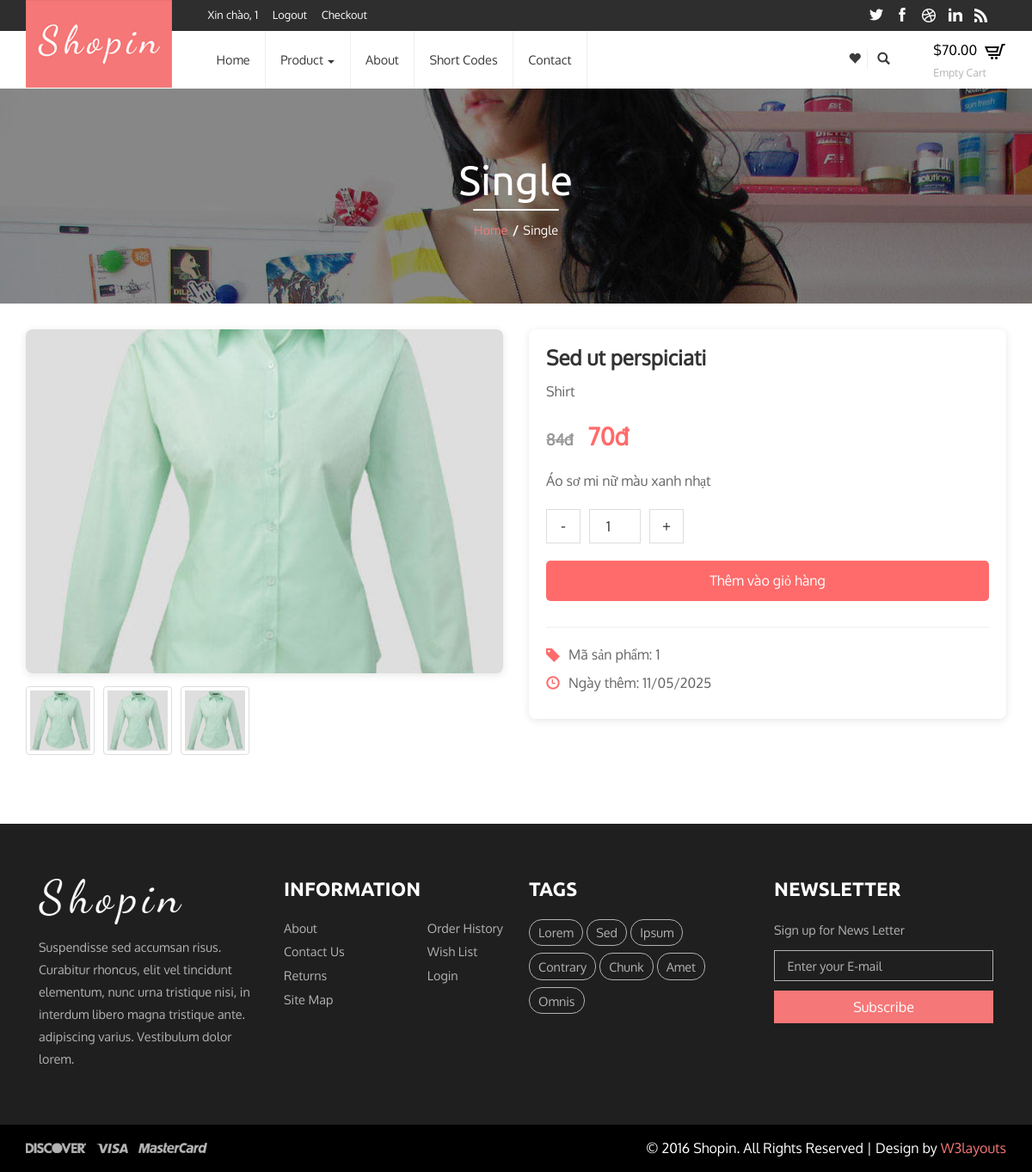
The app's page /single.php?id=1 (signed in) with its own data.
### tables this page shows
CREATE TABLE `products` (
  `id` int(10) UNSIGNED NOT NULL,
  `name` varchar(255) NOT NULL,
  `category` varchar(100) DEFAULT NULL,
  `gender` enum('Men','Women','Kids') DEFAULT 'Men',
  `price` decimal(10,2) NOT NULL,
  `image` varchar(255) DEFAULT NULL,
  `description` text DEFAULT NULL,
  `created_at` timestamp NOT NULL DEFAULT current_timestamp()
);

### cart_total.php (called while the page is built, shortened)
<?php
require_once 'db.php';
$user_id = $_SESSION['user_id'] ?? 0;
$total_price = 0;
if ($user_id) {
    $stmt = $pdo->prepare('SELECT * FROM cart WHERE user_id = ?');
    $stmt->execute([$user_id]);
    $cart_items = $stmt->fetchAll();
    foreach ($cart_items as $item) {
        $total_price += $item['price'] * $item['quantity'];
    }
}
?>

### single.php (the view, shortened to what this page needs)
<?php
require_once 'cart_total.php';
require_once 'db.php';
$product_id = $_GET['id'] ?? 0;
$stmt = $pdo->prepare('SELECT * FROM products WHERE id = ?');
$stmt->execute([$product_id]);
$product = $stmt->fetch();
?>
<!DOCTYPE html>
<html>
<head>
<link href="css/bootstrap.css" rel="stylesheet" type="text/css" media="all" />
<link href="css/style.css" rel="stylesheet" type="text/css" media="all" />
<link href="css/style4.css" rel="stylesheet" type="text/css" media="all" />
	<link rel="stylesheet" href="css/jstarbox.css" type="text/css" media="screen" charset="utf-8" />
</head>
<body>
<div class="header">
<div class="container">
		<div class="head">
			<div class=" logo">
				<a href="index.php"><img src="images/logo.png" alt=""></a>
			</div>
		</div>
	</div>
	<div class="header-top">
		<div class="container">
		<div class="col-sm-5 col-md-offset-2  header-login">
					<ul >
						<?php if (!empty($_SESSION['user_id']) && !empty($_SESSION['user_name'])): ?>
							<li><a href="#" style="color:#fff; text-decoration:none;">Xin chào, <?php echo htmlspecialchars($_SESSION['user_name'] ?? ''); ?></a></li>
							<li><a href="logout.php">Logout</a></li>
							<li><a href="checkout.php">Checkout</a></li>
						<?php else: ?>
							<li><a href="login.php">Login</a></li>
							<li><a href="register.php">Register</a></li>
							<li><a href="checkout.php">Checkout</a></li>
						<?php endif; ?>
					</ul>
				</div>
			<div class="col-sm-5 header-social">
					<ul >
						<li><a href="#"><i></i></a></li>
						<li><a href="#"><i class="ic1"></i></a></li>
						<li><a href="#"><i class="ic2"></i></a></li>
						<li><a href="#"><i class="ic3"></i></a></li>
						<li><a href="#"><i class="ic4"></i></a></li>
					</ul>
			</div>
				<div class="clearfix"> </div>
		</div>
		</div>
		<div class="container">
			<div class="head-top">
		 <div class="col-sm-8 col-md-offset-2 h_menu4">
				<nav class="navbar nav_bottom" role="navigation">
    <div class="collapse navbar-collapse" id="bs-megadropdown-tabs">
        <ul class="nav navbar-nav nav_1">
            <li><a class="color" href="index.php">Home</a></li>
            <li class="dropdown mega-dropdown">
                <a href="#" class="color dropdown-toggle" data-toggle="dropdown">Product <span class="caret"></span></a>
            </li>
            <li><a class="color4" href="404.php">About</a></li>
            <li><a class="color5" href="typo.php">Short Codes</a></li>
            <li ><a class="color6" href="contact.php">Contact</a></li>
        </ul>
     </div>
</nav>
			</div>
			<div class="col-sm-2 search-right">
				<ul class="heart">
				<li>
				<a href="wishlist.php" >
				<span class="glyphicon glyphicon-heart" aria-hidden="true"></span>
				</a></li>
				<li><a class="play-icon popup-with-zoom-anim" href="#small-dialog"><i class="glyphicon glyphicon-search"> </i></a></li>
					</ul>
					<div class="cart box_1">
						<a href="checkout.php">
						<h3>
							<div class="total">
								<span>$<?php echo number_format($total_price, 2); ?></span>
							</div>
							<img src="images/cart.png" alt=""/>
						</h3>
						</a>
						<p><a href="javascript:;" class="simpleCart_empty">Empty Cart</a></p>
					</div>
					<div class="clearfix"> </div>
			<link href="css/popuo-box.css" rel="stylesheet" type="text/css" media="all"/>
			</div>
			<div class="clearfix"></div>
		</div>
	</div>
</div>
<div class="banner-top">
	<div class="container">
		<h1>Single</h1>
		<em></em>
		<h2><a href="index.php">Home</a><label>/</label>Single</h2>
	</div>
</div>
<div class="product-detail">
    <div class="container">
        <div class="row">
            <div class="col-md-6">
                <div class="product-images">
                    <img src="<?php echo htmlspecialchars($product['image']); ?>" alt="<?php echo htmlspecialchars($product['name']); ?>" class="main-image">
                    <div class="thumbnail-images">
                        <img src="<?php echo htmlspecialchars($product['image']); ?>" alt="Thumbnail 1" class="thumbnail">
                        <img src="<?php echo htmlspecialchars($product['image']); ?>" alt="Thumbnail 2" class="thumbnail">
                        <img src="<?php echo htmlspecialchars($product['image']); ?>" alt="Thumbnail 3" class="thumbnail">
                    </div>
                </div>
            </div>
            <div class="col-md-6">
                <div class="product-info">
                    <h1 class="product-title"><?php echo htmlspecialchars($product['name']); ?></h1>
                    <div class="product-category"><?php echo htmlspecialchars($product['category']); ?></div>
                    <div class="product-price">
                        <span class="old-price"><?php echo number_format($product['price'] * 1.2, 0); ?>đ</span>
                        <?php echo number_format($product['price'], 0); ?>đ
                    </div>
                    <div class="product-description">
                        <?php echo nl2br(htmlspecialchars($product['description'] ?? 'Chưa có mô tả sản phẩm')); ?>
                    </div>
                    <form method="post">
                        <div class="quantity-selector">
                            <button type="button" onclick="decreaseQuantity()">-</button>
                            <input type="number" name="quantity" id="quantity" value="1" min="1">
                            <button type="button" onclick="increaseQuantity()">+</button>
                        </div>
                        <button type="submit" name="add_to_cart" class="add-to-cart">Thêm vào giỏ hàng</button>
                    </form>
                    <div class="product-meta">
                        <div class="meta-item">
                            <i class="glyphicon glyphicon-tag"></i>
                            <span>Mã sản phẩm: <?php echo $product['id']; ?></span>
                        </div>
                        <div class="meta-item">
                            <i class="glyphicon glyphicon-time"></i>
                            <span>Ngày thêm: <?php echo date('d/m/Y', strtotime($product['created_at'])); ?></span>
                        </div>
                    </div>
                </div>
            </div>
        </div>
    </div>
</div>
	<div class="footer">
	<div class="footer-middle">
				<div class="container">
					<div class="col-md-3 footer-middle-in">
						<a href="index.php"><img src="images/log.png" alt=""></a>
						<p>Suspendisse sed accumsan risus. Curabitur rhoncus, elit vel tincidunt elementum, nunc urna tristique nisi, in interdum libero magna tristique ante. adipiscing varius. Vestibulum dolor lorem.</p>
					</div>
					<div class="col-md-3 footer-middle-in">
						<h6>Information</h6>
						<ul class=" in">
							<li><a href="404.php">About</a></li>
							<li><a href="contact.php">Contact Us</a></li>
							<li><a href="#">Returns</a></li>
							<li><a href="contact.php">Site Map</a></li>
						</ul>
						<ul class="in in1">
							<li><a href="#">Order History</a></li>
							<li><a href="wishlist.php">Wish List</a></li>
							<li><a href="login.php">Login</a></li>
						</ul>
						<div class="clearfix"></div>
					</div>
					<div class="col-md-3 footer-middle-in">
						<h6>Tags</h6>
						<ul class="tag-in">
							<li><a href="#">Lorem</a></li>
							<li><a href="#">Sed</a></li>
							<li><a href="#">Ipsum</a></li>
							<li><a href="#">Contrary</a></li>
							<li><a href="#">Chunk</a></li>
							<li><a href="#">Amet</a></li>
							<li><a href="#">Omnis</a></li>
						</ul>
					</div>
					<div class="col-md-3 footer-middle-in">
						<h6>Newsletter</h6>
						<span>Sign up for News Letter</span>
							<form>
								<input type="text" value="Enter your E-mail" onfocus="this.value='';" onblur="if (this.value == '') {this.value ='Enter your E-mail';}">
								<input type="submit" value="Subscribe">
							</form>
					</div>
					<div class="clearfix"> </div>
				</div>
			</div>
			<div class="footer-bottom">
				<div class="container">
					<ul class="footer-bottom-top">
						<li><a href="#"><img src="images/f1.png" class="img-responsive" alt=""></a></li>
						<li><a href="#"><img src="images/f2.png" class="img-responsive" alt=""></a></li>
						<li><a href="#"><img src="images/f3.png" class="img-responsive" alt=""></a></li>
					</ul>
					<p class="footer-class">&copy; 2016 Shopin. All Rights Reserved | Design by  <a href="http://w3layouts.com/" target="_blank">W3layouts</a> </p>
					<div class="clearfix"> </div>
				</div>
			</div>
		</div>
</body>
</html>

### css/style.css (style rules this page uses)
html, body { background: #fff; font-size: 100%; font-family: "Oxygen-Regular"; }
body a { transition: 0.5s all; -webkit-transition: 0.5s all; -o-transition: 0.5s all; -moz-transition: 0.5s all; -ms-transition: 0.5s all; }
ul { padding: 0; margin: 0; }
h1, h2, h3, h4, h5, h6, label, p { margin: 0; }
.head { position: relative; }
.logo { text-align: center; position: absolute; top: 0; }
.header-social { text-align: right; }
.header-login ul li, .header-social ul li { display: inline-block; }
.header-login ul li a { display: inline-block; text-decoration: none; color: #fff; font-size: 0.8em; margin: 0 0.5em; }
.header-top { background-color: #2e2e2e; padding: 0.3em 0; }
.header-social ul li a i { width: 17px; height: 17px; display: block; background: url(../images/img-sprite.png) no-repeat -14px -14px; margin: 0 0.3em; }
.header-social ul li a i.ic1 { background-position: -55px -12px; }
.header-social ul li a i.ic2 { background-position: -101px -12px; }
.header-social ul li a i.ic3 { background-position: -150px -12px; }
.header-social ul li a i.ic4 { background-position: -199px -13px; }
.header-social ul { margin-top: 4px; }
ul.nav_1 li a { font-size: 0.9em; color: #3a3a3a; padding: 1.6em; }
ul.nav_1 li { border-right: 1px solid #efefef; }
.navbar { margin-bottom: 0px; border: none; }
div#bs-megadropdown-tabs { padding: 0; }
.h_menu4 { margin-left: 13.6%; }
.box_1 h3 { color: #000; font-size: 1em; }
.box_1 h3 img { margin-left: 5px; }
.box_1 p a { color: #b5b3b3; font-size: 0.77em; }
.total { display: inline-block; }
.cart.box_1 { float: right; margin-top: 2px; }
.heart { float: left; margin-top: 0.7em; }
.heart li { display: inline-block; border-right: 1px solid #efefef; }
.heart li a { font-size: 0.9em; color: #3a3a3a; margin: 0 1em; outline: none; }
.heart li:last-child { border-right: none; }
.cart { float: right; }
.search-right { padding: 0.6em 0 0; }
.b-animate-go:hover .b-scale, h1 { transform: scale(1); -moz-transform: scale(1); -ms-transform: scale(1); -o-transform: scale(1); -webkit-transform: scale(1); }
.banner-top { text-align: center; width: 100%; height: 250px; display: block; background: url(../images/back.jpg) no-repeat; padding: 5em 0; }
.banner-top h1 { font-size: 3em; color: #fff; font-family: "Ubuntu-Regular"; }
.banner-top h2 { font-size: 0.9em; color: #fff; margin-top: 1em; }
.banner-top h2 a { color: #f67777; }
.banner-top h2 label { margin: 0 0.4em; }
.banner-top em { width: 100px; height: 2px; display: block; background: #fff; border-radius: 10px; margin: 0.5em auto; }
.footer-middle { background: #1f1f1f; padding: 4em 0; }
.footer-middle-in h6 { font-size: 1.4em; color: #fff; font-family: "Ubuntu-Bold"; margin-bottom: 1em; text-transform: uppercase; }
.footer-middle-in p { font-size: 0.9em; color: #b3b3b3; line-height: 1.8em; margin-top: 1em; }
.footer-middle-in span { font-size: 0.9em; color: #b3b3b3; line-height: 1.8em; }
.in { float: left; }
.in1 { float: right; }
ul.in li { list-style: none; }
ul.in li a { color: #b3b3b3; font-size: 0.9em; text-decoration: none; padding: 0 0 0.5em; display: block; }
ul.tag-in li { display: inline-block; }
ul.tag-in li a { color: #b3b3b3; font-size: 0.9em; text-decoration: none; padding: 0.3em 0.7em; border: 1px solid #b3b3b3; display: block; margin-bottom: 0.6em; border-radius: 15px; }
.footer-middle-in input[type="text"] { width: 100%; padding: 0.5em 1em; margin: 0.7em 0; background: none; outline: none; border: 1px solid #b3b3b3; -webkit-appearance: none; font-size: 0.9em; color: #b3b3b3; }
.footer-middle-in input[type="submit"] { width: 100%; font-size: 1em; background: #f67777; padding: 0.5em 1em; text-align: center; color: #fff; border: none; outline: none; -webkit-appearance: none; transition: 0.5s all; -webkit-transition: 0.5s all; -o-transition: 0.5s all; -moz-transition: 0.5s all; -ms-transition: 0.5s all; }
.footer-bottom { background: #000; padding: 1em 0; }
.footer-class { color: #fff; font-size: 1em; float: right; }
.footer-class a { color: #f67777; text-decoration: none; }
.footer-bottom-top { float: left; }
.footer-bottom-top li { display: inline-block; }
@media (max-width: 1220px) { .h_menu4 { margin-left: 16.6%; } }
@media (max-width: 1220px) { ul.nav_1 li a { padding: 1.6em 1.2em; } }
@media (max-width: 1220px) { .heart li a { margin: 0 0.5em; } }

### records on screen
products: image (picture), name "Sed ut perspiciati", category "Shirt", $product['price']*1.2 "84", price "70", description "Áo sơ mi nữ màu xanh nhạt", id "1", created_at "11/05/2025"

### other values on screen
$_SESSION['user_name'] "1"
$total_price "70.00"
